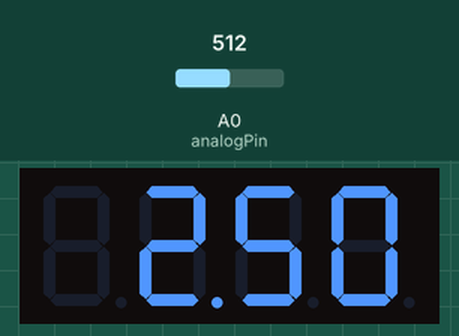
Recording of a sketch running on a simulated Arduino Mega 2560, built with avr-gcc and run on an emulated ATmega2560. Shown: 4-digit seven-segment display. Wiring (inferred from the names in the program): 4-digit 7-segment display, segments lit when LOW: segments pin 46, pin 47, pin 48, pin 49, pin 50, pin 51, pin 52, pin 53; digit selects pin 42, pin 43, pin 44, pin 45. Inputs (shaded band) come from the test bench; at power-on: A0 (analogPin) = 512. The segment pins are drawn as the display they are named for.

Above: at 1.2 s.
1.3 s: A0 (analogPin) set to 716
At 2.5 s:
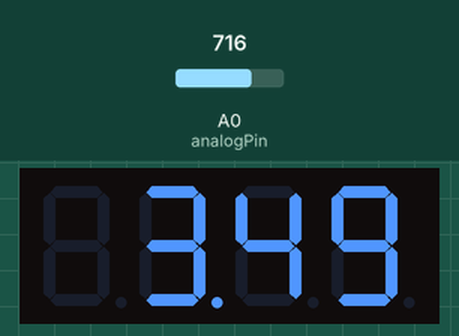
2.8 s: A0 (analogPin) set to 900
At 3.9 s:
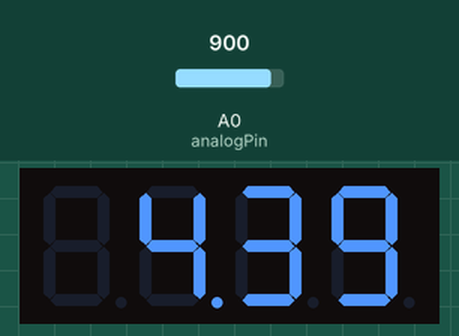
4.3 s: A0 (analogPin) set to 1023
At 5.0 s:
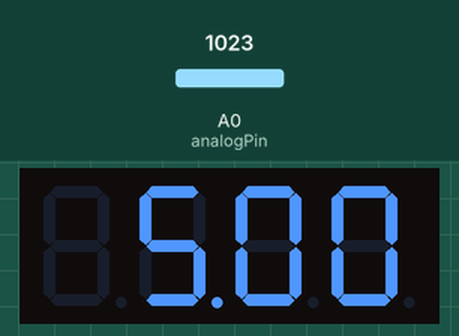
Timing chart, 0 to 7.3 s (numbered marks = the images above; inputs shaded):
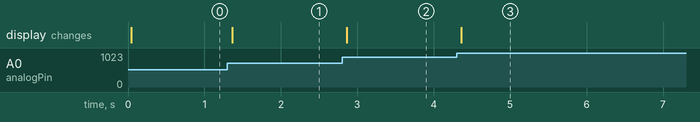

Measured:
- after the input at 1.3 s, the display: changes after 0.06 s (image 1)
- after the input at 2.8 s, the display: changes after 0.06 s (image 2)
- after the input at 4.3 s, the display: changes after 0.06 s (image 3)

The sketch:

sketch_jun3c.ino
```cpp
const int analogPin = A0;
const int comPins[] = {42, 43, 44, 45};
const int segPins[] = {46, 47, 48, 49, 50, 51, 52, 53};
const byte numPatterns[] = {
  0b00111111, // 0
  0b00000110, // 1
  0b01011011, // 2
  0b01001111, // 3
  0b01100110, // 4
  0b01101101, // 5
  0b01111101, // 6
  0b00000111, // 7
  0b01111111, // 8
  0b01101111  // 9
};

// ==========================================
// 電位定義 (已依您的硬體反相修正)
// ==========================================
#define COM_ON  LOW   // PNP 電晶體導通
#define COM_OFF HIGH  // PNP 電晶體截止
#define SEG_ON  LOW   // 低電位點亮
#define SEG_OFF HIGH  // 高電位熄滅

void setup() {
  for (int i = 0; i < 4; i++) {
    pinMode(comPins[i], OUTPUT);
    digitalWrite(comPins[i], COM_OFF);
  }
  for (int i = 0; i < 8; i++) {
    pinMode(segPins[i], OUTPUT);
    digitalWrite(segPins[i], SEG_OFF); // 預設全部熄滅
  }
}

void loop() {
  // 1. 讀取類比值 (0 ~ 1023)
  int val = analogRead(analogPin);

  // 為了避免類比訊號微幅飄動（例如明明接地卻讀到 1 或 2）
  // 這裡設定當讀取值小於等於 2 時，就視為絕對的 0V
  if (val <= 2) {
    // -----------------------------------------------------------
    // 【情境一】當輸入電壓為 0 時：只顯示由 COM4 控制的部分（顯示 0）
    // -----------------------------------------------------------
    // 強制熄滅不該亮的位數 (COM1, COM2, COM3)
    digitalWrite(comPins[0], COM_OFF);
    digitalWrite(comPins[1], COM_OFF);
    digitalWrite(comPins[2], COM_OFF);

    // 只顯示 COM4 (索引為 3)，數值為 0，無小數點
    show(3, 0, false);
    delay(2);

  } else {
    // -----------------------------------------------------------
    // 【情境二】當有輸入電壓時：只顯示在被 COM2 ~ COM4 控制的部分
    // -----------------------------------------------------------
    // 將電壓轉換為 0 ~ 500 的整數 (對應 0.00V ~ 5.00V)
    int displayVal = map(val, 0, 1023, 0, 500);

    int d1 = displayVal / 100;         // 個位數 (如 4)
    int d2 = (displayVal / 10) % 10;   // 十分位 (如 2)
    int d3 = displayVal % 10;          // 百分位 (如 5)

    // 強制熄滅 COM1 (最左邊第一位)
    digitalWrite(comPins[0], COM_OFF);

    // 顯示在 COM2 (索引 1)：個位數 + 小數點 (例如 "4.")
    show(1, d1, true);
    delay(2);

    // 顯示在 COM3 (索引 2)：十分位 (例如 "2")
    show(2, d2, false);
    delay(2);

    // 顯示在 COM4 (索引 3)：百分位 (例如 "5")
    show(3, d3, false);
    delay(2);
  }
}

// 顯示副程式
void show(int pos, int num, bool dot) {
  // 先強制關閉所有 COM，避免殘影
  for (int i = 0; i < 4; i++) {
    digitalWrite(comPins[i], COM_OFF);
  }

  // 設定 A ~ G 段碼
  byte pattern = numPatterns[num];
  for (int i = 0; i < 7; i++) {
    digitalWrite(segPins[i], bitRead(pattern, i) ? SEG_ON : SEG_OFF);
  }

  // 獨立處理小數點 (DOT 對應 PIN 53)
  digitalWrite(segPins[7], dot ? SEG_ON : SEG_OFF);

  // 最後開啟對應的位數 COM
  digitalWrite(comPins[pos], COM_ON);
}
```
